Frame 1 (no input): blank canvas, image omitted
Frame 60 (the mouse pressed at the canvas centre just before this capture): blank canvas, image omitted
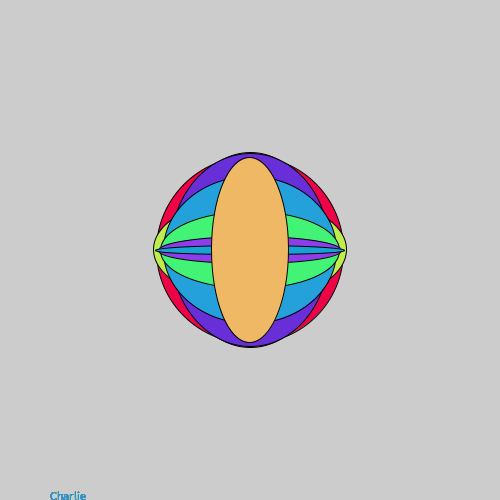
Frame 120 (the mouse held since frame 60 and released just before this capture)

The Processing sketch whose frames 1 and 60 were blank and that drew this single picture after the mouse press (run headless with seeded random() and noise(); from frame 60 on, the mouse is pressed at the canvas centre):

// Processing sketch: sketch_160328a
// ── sketch_160328a.pde
void setup(){
size(500,500);
}
void draw(){
  text("Charlie",50, 500);
  if (mousePressed){
    fill(random(255),random(255),random(255));
  ellipse(mouseX,mouseY,random(200),random(200));
  }
}
